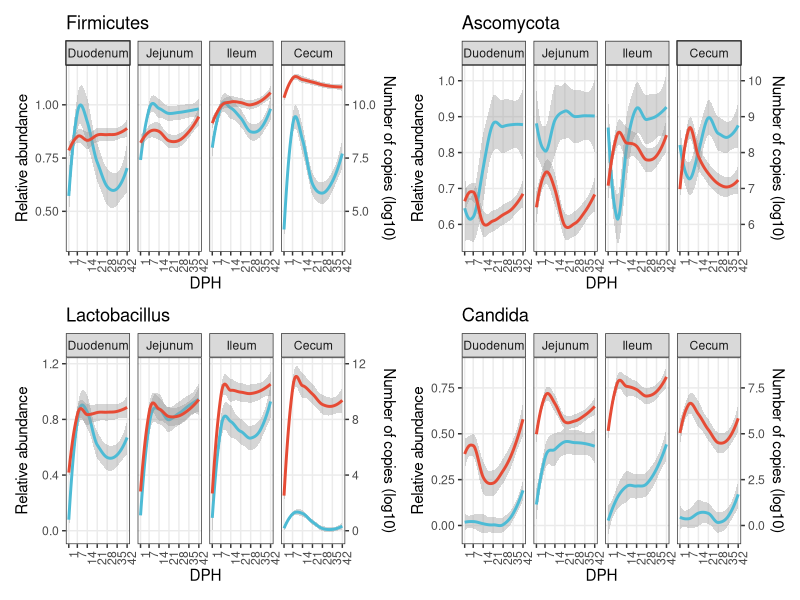

R code for this plot: (Note: a time limit stopped this script after it produced the figure.)
## ---- chunk 1
rm(list = ls())
library(openxlsx)
library(dplyr)
library(tibble)
library(reshape2)
library(ggplot2)
library(patchwork)
library(vegan)
## ---- chunk 2
ab_temp <- read.xlsx('../Data/01qpcr/01data_for_quantitive.xlsx',sheet = 2)
raw_16S <- read.csv('../Data/02micro/16S/level-2.csv')
format_16S <- raw_16S %>%
  remove_rownames %>% 
  column_to_rownames(var="index") %>%
  mutate(sum = rowSums(across(where(is.numeric)))) %>%
  select(-c('D_0__Archaea.D_1__Euryarchaeota')) %>%
  mutate(across(D_0__Bacteria.D_1__Acidobacteria:D_0__Bacteria.D_1__Zixibacteria, ~ . / sum)) %>%
  select(-c('sum')) %>%
  setNames(gsub("D_0__Bacteria.D_1__", "", names(.))) %>%
  mutate(DPH = rep(c(1,4,7,14,21,28,35,42),each = 40)) %>%
  mutate(Group1 = factor(Group1, levels = c('Duodenum','Jejunum','Ileum','Cecum'))) %>%
  select(c('Firmicutes','DPH','Group1')) 

raw_ITS <- read.csv('../Data/02micro/ITS/level-2.csv')
format_ITS <- raw_ITS %>%
  remove_rownames %>% 
  column_to_rownames(var="index") %>%
  mutate(sum = rowSums(across(where(is.numeric)))) %>%
  select(-c('k__Fungi.p__unidentified')) %>%
  mutate(across(k__Fungi.p__Ascomycota:k__Fungi.p__Rozellomycota, ~ . / sum)) %>%
  select(-c('sum')) %>%
  setNames(gsub("k__Fungi.p__", "", names(.))) %>%
  mutate(DPH = rep(c(1,4,7,14,21,28,35,42),each = 40)) %>%
  mutate(Group1 = factor(Group1, levels = c('Duodenum','Jejunum','Ileum','Cecum'))) %>%
  select(c('Ascomycota','DPH','Group1')) 

for(i in 1:nrow(ab_temp)){
  format_16S$Firmicutes2[i] <- format_16S$Firmicutes[i] * 10^(ab_temp$`log10(16S)`[i])
  format_ITS$Ascomycota2[i] <- format_ITS$Ascomycota[i] * 10^(ab_temp$`log10(ITS)`[i])
}
f12_1 <- ggplot(format_16S, aes(x=DPH)) +
  geom_smooth(aes(y=Firmicutes),color = '#4DBBD5') +
  geom_smooth(aes(y = log10(Firmicutes2+1)/10), color = '#E64B35') + 
  facet_wrap(.~Group1,nrow = 1) +
  scale_y_continuous(name = "Relative abundance", sec.axis = sec_axis(~.*10, name="Number of copies (log10)"))+
  theme_bw() +
  theme(axis.text.x = element_text(angle = 90, vjust = 1, hjust = 1),
        panel.grid.minor = element_line(color = NA)) +
  ggtitle('Firmicutes') +
  scale_x_continuous(breaks = c(1,7,14,21,28,35,42)) 
f12_2 <- ggplot(format_ITS, aes(x=DPH)) +
  geom_smooth(aes(y=Ascomycota),color = '#4DBBD5') +
  geom_smooth(aes(y = log10(Ascomycota2+1)/10), color = '#E64B35') + 
  facet_wrap(.~Group1,nrow = 1) +
  scale_y_continuous(
    name = "Relative abundance", 
    sec.axis = sec_axis(~.*10, name="Number of copies (log10)"))+
  theme_bw() +
  theme(axis.text.x = element_text(angle = 90, vjust = 1, hjust = 1),
        panel.grid.minor = element_line(color = NA),
        legend.position = 'none') +
  ggtitle('Ascomycota') +
  scale_x_continuous(breaks = c(1,7,14,21,28,35,42)) 
raw_16S_L6 <- read.csv('../Data/02micro/16S/level-6_no_archaea.csv')
format_16S_L6 <- raw_16S_L6 %>%
  remove_rownames %>% 
  column_to_rownames(var="index") %>%
  mutate(sum = rowSums(across(where(is.numeric)))) %>%
  mutate(across(Granulicella:uncultured.bacterium.40, ~ . / sum)) %>%
  select(-c('sum')) %>%
  mutate(DPH = rep(c(1,4,7,14,21,28,35,42), each = 40)) %>%
  mutate(Group1 = factor(Group1, levels = c('Duodenum','Jejunum','Ileum','Cecum'))) %>%
  select(c('Lactobacillus','DPH','Group1'))

raw_ITS_L6 <- read.csv('../Data/02micro/ITS/level-6_for_bar.csv')
format_ITS_L6 <- raw_ITS_L6 %>%
  remove_rownames %>% 
  column_to_rownames(var="X") %>%
  mutate(sum = rowSums(across(where(is.numeric)))) %>%
  mutate(across(X__:unidentified.53, ~ . / sum)) %>%
  select(-c('sum')) %>%
  mutate(DPH = rep(c(1,4,7,14,21,28,35,42), each = 40)) %>%
  mutate(Group1 = factor(Group1, levels = c('Duodenum','Jejunum','Ileum','Cecum'))) %>%
  select(c('Candida','DPH','Group1'))

for(i in 1:nrow(ab_temp)){
  format_16S_L6$Lactobacillus2[i] <- format_16S_L6$Lactobacillus[i] * 10^(ab_temp$`log10(16S)`[i])
  format_ITS_L6$Candida2[i] <- format_ITS_L6$Candida[i] * 10^(ab_temp$`log10(ITS)`[i])
}

f12_3 <- ggplot(format_16S_L6, aes(x=DPH)) +
  geom_smooth(aes(y=Lactobacillus),color = '#4DBBD5') +
  geom_smooth(aes(y = log10(Lactobacillus2+1)/10), color = '#E64B35') + 
  facet_wrap(.~Group1,nrow = 1) +
  scale_y_continuous(name = "Relative abundance", sec.axis = sec_axis(~.*10, name="Number of copies (log10)"))+
  theme_bw() +
  theme(axis.text.x = element_text(angle = 90, vjust = 1, hjust = 1),
        panel.grid.minor = element_line(color = NA)) +
  ggtitle('Lactobacillus') +
  scale_x_continuous(breaks = c(1,7,14,21,28,35,42)) 

f12_4 <- ggplot(format_ITS_L6, aes(x=DPH)) +
  geom_smooth(aes(y=Candida),color = '#4DBBD5') +
  geom_smooth(aes(y = log10(Candida2+1)/10), color = '#E64B35') + 
  facet_wrap(.~Group1,nrow = 1) +
  scale_y_continuous(name = "Relative abundance", sec.axis = sec_axis(~.*10, name="Number of copies (log10)"))+
  theme_bw() +
  theme(axis.text.x = element_text(angle = 90, vjust = 1, hjust = 1),
        panel.grid.minor = element_line(color = NA)) +
  ggtitle('Candida') +
  scale_x_continuous(breaks = c(1,7,14,21,28,35,42)) 

f12_1 + f12_2 + f12_3 + f12_4 + plot_layout(nrow = 2)
## ---- chunk 3
raw_16S_L6 <- read.csv('../Data/02micro/16S/level-6_no_archaea.csv')
raw_ITS_L6 <- read.csv('../Data/02micro/ITS/level-6_for_bar.csv')
format_16S_L6 <- raw_16S_L6 %>%
  remove_rownames %>% 
  column_to_rownames(var="index") %>%
  mutate(sum = rowSums(across(where(is.numeric)))) %>%
  mutate(across(Granulicella:uncultured.bacterium.40, ~ . / sum)) %>%
  select(-c('sum')) %>%
  mutate(Group1 = factor(Group1, levels = c('Duodenum','Jejunum','Ileum','Cecum'))) %>%
  select(-c('Group2'))

format_ITS_L6 <- raw_ITS_L6 %>%
  remove_rownames %>% 
  column_to_rownames(var="X") %>%
  mutate(sum = rowSums(across(where(is.numeric)))) %>%
  mutate(across(X__:unidentified.53, ~ . / sum)) %>%
  select(-c('sum')) %>%
  mutate(Group1 = factor(Group1, levels = c('Duodenum','Jejunum','Ileum','Cecum'))) %>%
  select(-c('Group2'))

format_16S_L6_AA <- format_16S_L6
format_ITS_L6_AA <- format_ITS_L6

for(i in 1:nrow(ab_temp)){
  format_16S_L6_AA[i,1:529] <- format_16S_L6[i,1:529] * 10^(ab_temp$`log10(16S)`[i])
  format_ITS_L6_AA[i,1:603] <- format_ITS_L6[i,1:603] * 10^(ab_temp$`log10(ITS)`[i])
}

dist_16S_RA <- vegdist(format_16S_L6[,1:529])
dist_ITS_RA <- vegdist(format_ITS_L6[,1:603])
dist_16S_AA <- vegdist(format_16S_L6_AA[,1:529])
dist_ITS_AA <- vegdist(format_ITS_L6_AA[,1:603])
PA_16S <- procrustes(dist_16S_AA,dist_16S_RA)
PA_ITS <- procrustes(dist_ITS_AA,dist_ITS_RA)
residual_16S <- data.frame(residuals(PA_16S))
residual_ITS <- data.frame(residuals(PA_ITS))

PA_16S_XY <- data.frame(AA_x = PA_16S$X[,1], AA_y = PA_16S$X[,2],
                        RA_x = PA_16S$Yrot[,1], RA_y = PA_16S$Yrot[,2])
PA_ITS_XY <- data.frame(AA_x = PA_ITS$X[,1], AA_y = PA_ITS$X[,2],
                        RA_x = PA_ITS$Yrot[,1], RA_y = PA_ITS$Yrot[,2])

protest(dist_16S_AA,dist_16S_RA)

protest(dist_ITS_AA,dist_ITS_RA)

f13_1 <- ggplot(PA_16S_XY) +
  geom_segment(aes(x = RA_x, y = RA_y, xend = AA_x, yend = AA_y, color = 'gray'), alpha = 0.3) +
  geom_point(aes(x = RA_x, y = RA_y, color = '#4DBBD5')) +
  geom_point(aes(x = AA_x, y = AA_y, color = '#E64B35')) +
  theme_bw() +
  xlab('PCoA 1') + 
  ylab('PCoA 2') +
  theme(panel.grid.major=element_line(colour=NA),panel.grid.minor = element_line(colour=NA),
        legend.position = c(0.2,0.3)) +
  annotate('text', x = -0.7, y = -0.25, label = 'P = 0.001\nCorrelation = 0.622') +
  scale_color_manual(name = 'Method',values = c('#4DBBD5','#E64B35','gray')) + 
  ggtitle('Bacteria') 
f13_2 <- ggplot(PA_ITS_XY) +
  geom_segment(aes(x = RA_x, y = RA_y, xend = AA_x, yend = AA_y, color = 'gray'), alpha = 0.3) +
  geom_point(aes(x = RA_x, y = RA_y, color = '#4DBBD5')) +
  geom_point(aes(x = AA_x, y = AA_y, color = '#E64B35')) +
  theme_bw() +
  xlab('PCoA 1') + 
  ylab('PCoA 2') +
  theme(panel.grid.major=element_line(colour=NA),panel.grid.minor = element_line(colour=NA),
        legend.position = c(0.2,0.3))  +
  scale_color_manual(name = 'Method',values = c('#4DBBD5','#E64B35','gray')) +
  annotate('text', x = -0.6, y = 0, label = 'P = 0.001\nCorrelation = 0.459') +
  ggtitle('Fungi')

dph <- rep(c(1,4,7,14,21,28,35,42), each = 40)
set.seed(1234)
adonis(format_16S_L6[,1:529]~ format_16S_L6$Group1 + dph )
set.seed(1234)
adonis(format_16S_L6_AA[,1:529]~ format_16S_L6_AA$Group1 + dph)

set.seed(1234)
adonis(format_ITS_L6[,1:603] ~ format_ITS_L6$Group1 + dph)
set.seed(1234)
adonis(format_ITS_L6_AA[,1:603] ~ format_ITS_L6_AA$Group1 + dph)
explains = data.frame(Method = c('RA','AA','RA','AA'),
                      Individual = c(0.31110,0.21089,0.29979,0.24770) * 100,
                      Segment = c(0.32671,0.27479,0.18011,0.11674) * 100,
                      DPH = c(0.08565,0.03220,0.07234,0.02779) * 100,
                      Kingdom = c('Bacteria','Bacteria','Fungi','Fungi')) 

exp_melt <- melt(explains)
colnames(exp_melt)[3:4] <- c('Factor','Explanation') 
exp_melt$Factor <- factor(exp_melt$Factor, levels = c('Individual', 'Segment', 'DPH'))
f13_3 <- ggplot(exp_melt, aes(x = Factor, y = Explanation, fill = Method)) +
  geom_bar(stat = 'identity', position = 'dodge') +
  scale_fill_manual(values = c('#E64B35','#4DBBD5')) +
  theme_bw() +
  theme(panel.grid.major=element_line(colour=NA),panel.grid.minor = element_line(colour=NA),
        axis.text.x = element_text(angle = 45, vjust = 1, hjust = 1)) +
  ylab('Explanation (%)') +
  facet_wrap(.~Kingdom)

f13_1 + f13_2 + f13_3
## ---- chunk 4
Genus_16S_RA_ID <- read.table('../Data/02micro/output/L6_RA_16S.csv',header = T,sep = ',',row.names = 1)%>%
  colSums()
Genus_16S_RA0 <- read.table('../Data/02micro/output/L6_RA_16S.csv',header = T,sep = ',',row.names = 1) 
Genus_16S_RA <- Genus_16S_RA0[,Genus_16S_RA_ID>0.001*280]
Genus_16S_AA0 <- read.table('../Data/02micro/output/L6_AA_16S.csv',header = T,sep = ',',row.names = 1)
Genus_16S_AA <- Genus_16S_AA0[,Genus_16S_RA_ID>0.001*280]
Genus_16S_AA$Seg <- c(rep(c('Cecum','Duodenum','Ileum','Jejunum'),80))
Genus_16S_RA$Seg <- c(rep(c('Cecum','Duodenum','Ileum','Jejunum'),80))
rm(Genus_16S_RA_ID)
rm(Genus_16S_AA0)
rm(Genus_16S_RA0)
taxa_16S <- colnames(Genus_16S_RA)[1:58]
colnames(Genus_16S_AA)[1:58] <- colnames(Genus_16S_RA)[1:58] <- paste0('Genus',1:58)
Genus_16S_RA_C <- Genus_16S_RA[Genus_16S_RA$Seg=='Cecum',] %>%
  select(-c('Seg'))
Genus_16S_RA_D <- Genus_16S_RA[Genus_16S_RA$Seg=='Duodenum',] %>%
  select(-c('Seg'))
Genus_16S_RA_I <- Genus_16S_RA[Genus_16S_RA$Seg=='Ileum',] %>%
  select(-c('Seg'))
Genus_16S_RA_J <- Genus_16S_RA[Genus_16S_RA$Seg=='Jejunum',] %>%
  select(-c('Seg'))
Genus_16S_AA_C <- Genus_16S_AA[Genus_16S_AA$Seg=='Cecum',] %>%
  select(-c('Seg'))
Genus_16S_AA_D <- Genus_16S_AA[Genus_16S_AA$Seg=='Duodenum',] %>%
  select(-c('Seg'))
Genus_16S_AA_I <- Genus_16S_AA[Genus_16S_AA$Seg=='Ileum',] %>%
  select(-c('Seg'))
Genus_16S_AA_J <- Genus_16S_AA[Genus_16S_AA$Seg=='Jejunum',] %>%
  select(-c('Seg'))

# Define a function to create the matrix of correlation 
ab_2_cor <- function(x_RA, y_AA){
  p_RA <- matrix(, nrow = ncol(x_RA), ncol = ncol(x_RA))
  cor_RA <- matrix(, nrow = ncol(x_RA), ncol = ncol(x_RA))
  for(i in 1:ncol(x_RA)){
    for(j in 1:ncol(x_RA)){
      p_RA[i,j] <- cor.test(x_RA[,i], x_RA[,j], method = 'spearman')$p.value
      cor_RA[i,j] <- cor.test(x_RA[,i], x_RA[,j], method = 'spearman')$estimate
    }
  }
  cor_RA[is.na(cor_RA)] <- 0
  colnames(p_RA) <- rownames(p_RA) <- colnames(cor_RA) <- rownames(cor_RA) <- paste0('G',1:ncol(x_RA))
  
  p_AA <- matrix(, nrow = ncol(y_AA), ncol = ncol(y_AA))
  cor_AA <- matrix(, nrow = ncol(y_AA), ncol = ncol(y_AA))
  for(i in 1:ncol(y_AA)){
    for(j in 1:ncol(y_AA)){
      p_AA[i,j] <- cor.test(y_AA[,i], y_AA[,j], method = 'spearman')$p.value
      cor_AA[i,j] <- cor.test(y_AA[,i], y_AA[,j], method = 'spearman')$estimate
    }
  }
  colnames(p_AA) <- rownames(p_AA) <- colnames(cor_AA) <- rownames(cor_AA) <- paste0('G',1:ncol(y_AA))
  ind_RA <- which(lower.tri(cor_RA, diag = F), arr.ind = TRUE)
  Col_RA = dimnames(cor_RA)[[2]][ind_RA[,2]]
  Row_RA = dimnames(cor_RA)[[1]][ind_RA[,1]]
  Cor_RA = cor_RA[ind_RA]
  Pva_RA = p_RA[ind_RA]
  Q_RA = p.adjust(Pva_RA, method = 'BH')
  Cor_RA[Q_RA >= 0.05] <- 0
  out_RA <- data.frame(Col_RA,Row_RA,Cor_RA)
  
  ind_AA <- which(upper.tri(cor_AA, diag = F), arr.ind = TRUE)
  Col_AA = dimnames(cor_AA)[[2]][ind_AA[,2]]
  Row_AA = dimnames(cor_AA)[[1]][ind_AA[,1]]
  Cor_AA = cor_AA[ind_AA]
  Pva_AA = p_AA[ind_AA]
  Q_AA = p.adjust(Pva_AA, method = 'BH')
  Cor_AA[Q_AA >= 0.05] <- 0
  out_AA <- data.frame(Col_AA,Row_AA,Cor_AA)
  colnames(out_RA) <- colnames(out_AA) <- c('Col','Row','Cor')
  out_RA$Cat <- 'RA'
  out_AA$Cat <- 'AA'
  return(rbind(out_RA, out_AA))
}
Cecum <- ab_2_cor(Genus_16S_RA_C, Genus_16S_AA_C)
Cecum$Row <- factor(Cecum$Row, levels = paste0('G',1:58))
Cecum$Col <- factor(Cecum$Col, levels = paste0('G',1:58))
f14_C <- ggplot(Cecum, aes(x = Col, y = Row, color = Cor)) +
  geom_point(aes(size = abs(Cor))) +
  theme_bw() +
  theme(axis.text.x = element_blank(),axis.text.y = element_blank(),axis.ticks = element_blank(),
        panel.grid.major = element_line(color = NA), panel.grid.minor = element_line(color = NA)) +
  scale_color_gradient2(low="#3C5488", mid="white", high="#E64B35", midpoint=0)  +
  scale_size(range=c(0,2),
             breaks=c(0,0.25,0.5,0.75,1),
             labels=c("0","0.25","0.50","0.75","1.00"),
             name = "",
             guide="legend") +
  guides(size = 'none') +
  xlab('Absolute abundance') +
  ylab('Relative abundance') +
  ggtitle('Cecum')
Ileum <- ab_2_cor(Genus_16S_RA_I, Genus_16S_AA_I)
Ileum$Row <- factor(Ileum$Row, levels = paste0('G',1:58))
Ileum$Col <- factor(Ileum$Col, levels = paste0('G',1:58))
f14_I <- ggplot(Ileum, aes(x = Col, y = Row, color = Cor)) +
  geom_point(aes(size = abs(Cor))) +
  theme_bw() +
  theme(axis.text.x = element_blank(),axis.text.y = element_blank(),axis.ticks = element_blank(),
        panel.grid.major = element_line(color = NA), panel.grid.minor = element_line(color = NA)) +
  scale_color_gradient2(low="#3C5488", mid="white", high="#E64B35", midpoint=0)  +
  scale_size(range=c(0,2),
             breaks=c(0,0.25,0.5,0.75,1),
             labels=c("0","0.25","0.50","0.75","1.00"),
             name = "",
             guide="legend") +
  guides(size = 'none') +
  xlab('Absolute abundance') +
  ylab('Relative abundance') +
  ggtitle('Ileum')
Duodenum <- ab_2_cor(Genus_16S_RA_D, Genus_16S_AA_D)
Duodenum$Row <- factor(Duodenum$Row, levels = paste0('G',1:58))
Duodenum$Col <- factor(Duodenum$Col, levels = paste0('G',1:58))
f14_D <- ggplot(Duodenum, aes(x = Col, y = Row, color = Cor)) +
  geom_point(aes(size = abs(Cor))) +
  theme_bw() +
  theme(axis.text.x = element_blank(),axis.text.y = element_blank(),axis.ticks = element_blank(),
        panel.grid.major = element_line(color = NA), panel.grid.minor = element_line(color = NA)) +
  scale_color_gradient2(low="#3C5488", mid="white", high="#E64B35", midpoint=0)  +
  scale_size(range=c(0,2),
             breaks=c(0,0.25,0.5,0.75,1),
             labels=c("0","0.25","0.50","0.75","1.00"),
             name = "",
             guide="legend") +
  guides(size = 'none') +
  xlab('Absolute abundance') +
  ylab('Relative abundance') +
  ggtitle('Duodenum')

Jejunum <- ab_2_cor(Genus_16S_RA_J, Genus_16S_AA_J)
Jejunum$Row <- factor(Jejunum$Row, levels = paste0('G',1:58))
Jejunum$Col <- factor(Jejunum$Col, levels = paste0('G',1:58))
f14_J <- ggplot(Jejunum, aes(x = Col, y = Row, color = Cor)) +
  geom_point(aes(size = abs(Cor))) +
  theme_bw() +
  theme(axis.text.x = element_blank(),axis.text.y = element_blank(),axis.ticks = element_blank(),
        panel.grid.major = element_line(color = NA), panel.grid.minor = element_line(color = NA)) +
  scale_color_gradient2(low="#3C5488", mid="white", high="#E64B35", midpoint=0)  +
  scale_size(range=c(0,2),
             breaks=c(0,0.25,0.5,0.75,1),
             labels=c("0","0.25","0.50","0.75","1.00"),
             name = "",
             guide="legend") +
  guides(size = 'none') +
  xlab('Absolute abundance') +
  ylab('Relative abundance') +
  ggtitle('Jejunum')

cor2confusion <- function(correlation){
  CR1 <- correlation[correlation$Cat=='RA',]
  CR2 <- correlation[correlation$Cat=='AA',]
  CR1$Cat2 <- paste(CR1$Col,CR1$Row,sep = '-')
  CR1_1 <- CR1[,c(3,5)]
  CR2$Cat2 <- paste(CR2$Row,CR2$Col,sep = '-')
  CR2_1 <- CR2[,c(3,5)]
  colnames(CR1_1) <- c('CRA','Cat_R')
  colnames(CR2_1) <- c('CAA','Cat_A')
  CR_all <- merge(CR1_1,CR2_1,by.x = 'Cat_R',by.y = 'Cat_A')
  CR_all$CRA[CR_all$CRA>0] <- 'Pos'
  CR_all$CAA[CR_all$CAA>0] <- 'Pos'
  CR_all$CRA[CR_all$CRA<0] <- 'Neg'
  CR_all$CAA[CR_all$CAA<0] <- 'Neg'
  CR_all$CRA[CR_all$CRA==0] <- 'NS'
  CR_all$CAA[CR_all$CAA==0] <- 'NS'
  print(table(CR_all$CRA))
  print(table(CR_all$CAA))
  CR_final <- melt(table(CR_all$CRA,CR_all$CAA))
  colnames(CR_final) <- c("RA","AA",'Number')
  CR_final$Ratio <- round(CR_final$Number/sum(CR_final$Number) * 100, 1)
  CR_final$Cons[CR_final$RA=='Pos'&CR_final$AA=='Pos'] <- 'Consist'
  CR_final$Cons[CR_final$RA=='Neg'&CR_final$AA=='Neg'] <- 'Consist'
  CR_final$Cons[CR_final$RA=='NS'&CR_final$AA=='NS'] <- 'Consist'
  CR_final$Cons[is.na(CR_final$Cons)] <- 'Diff'
  return(CR_final[,c(1,2,4,5)])
}

Genus_ITS_RA_ID <- read.table('../Data/02micro/output/L6_RA_ITS.csv',header = T,sep = ',',row.names = 1)%>%
  colSums()
Genus_ITS_RA0 <- read.table('../Data/02micro/output/L6_RA_ITS.csv',header = T,sep = ',',row.names = 1) 
Genus_ITS_RA <- Genus_ITS_RA0[,Genus_ITS_RA_ID>0.001*280]
Genus_ITS_AA0 <- read.table('../Data/02micro/output/L6_AA_ITS.csv',header = T,sep = ',',row.names = 1)
Genus_ITS_AA <- Genus_ITS_AA0[,Genus_ITS_RA_ID>0.001*280]
Genus_ITS_AA$Seg <- c(rep(c('Cecum','Duodenum','Ileum','Jejunum'),80))
Genus_ITS_RA$Seg <- c(rep(c('Cecum','Duodenum','Ileum','Jejunum'),80))
taxa_ITS <- colnames(Genus_ITS_RA)[1:82]
colnames(Genus_ITS_AA)[1:82] <- colnames(Genus_ITS_RA)[1:82] <- paste0('Genus',1:82)

Genus_ITS_RA_C <- Genus_ITS_RA[Genus_ITS_RA$Seg=='Cecum',] %>%
  select(-c('Seg'))
Genus_ITS_RA_D <- Genus_ITS_RA[Genus_ITS_RA$Seg=='Duodenum',] %>%
  select(-c('Seg'))
Genus_ITS_RA_I <- Genus_ITS_RA[Genus_ITS_RA$Seg=='Ileum',] %>%
  select(-c('Seg'))
Genus_ITS_RA_J <- Genus_ITS_RA[Genus_ITS_RA$Seg=='Jejunum',] %>%
  select(-c('Seg'))
Genus_ITS_AA_C <- Genus_ITS_AA[Genus_ITS_AA$Seg=='Cecum',] %>%
  select(-c('Seg'))
Genus_ITS_AA_D <- Genus_ITS_AA[Genus_ITS_AA$Seg=='Duodenum',] %>%
  select(-c('Seg'))
Genus_ITS_AA_I <- Genus_ITS_AA[Genus_ITS_AA$Seg=='Ileum',] %>%
  select(-c('Seg'))
Genus_ITS_AA_J <- Genus_ITS_AA[Genus_ITS_AA$Seg=='Jejunum',] %>%
  select(-c('Seg'))

Cecum_ITS <- ab_2_cor(Genus_ITS_RA_C, Genus_ITS_AA_C)
Cecum_ITS[is.na(Cecum_ITS)] <- 0
Cecum_ITS$Row <- factor(Cecum_ITS$Row, levels = paste0('G',1:82))
Cecum_ITS$Col <- factor(Cecum_ITS$Col, levels = paste0('G',1:82))
p15_C <- ggplot(Cecum_ITS, aes(x = Col, y = Row, color = Cor)) +
  geom_point(aes(size = abs(Cor))) +
  theme_bw() +
  theme(axis.text.x = element_blank(),axis.text.y = element_blank(),axis.ticks = element_blank(),
        panel.grid.major = element_line(color = NA), panel.grid.minor = element_line(color = NA)) +
  scale_color_gradient2(low="#3C5488", mid="white", high="#E64B35", midpoint=0)  +
  scale_size(range=c(0,2),
             breaks=c(0,0.25,0.5,0.75,1),
             labels=c("0","0.25","0.50","0.75","1.00"),
             name = "",
             guide="legend") +
  guides(size = 'none') +
  xlab('Absolute abundance') +
  ylab('Relative abundance') +
  ggtitle('Cecum')

Ileum_ITS <- ab_2_cor(Genus_ITS_RA_I, Genus_ITS_AA_I)
Ileum_ITS[is.na(Ileum_ITS)] <- 0

Ileum_ITS$Row <- factor(Ileum_ITS$Row, levels = paste0('G',1:82))
Ileum_ITS$Col <- factor(Ileum_ITS$Col, levels = paste0('G',1:82))
p15_I <- ggplot(Ileum_ITS, aes(x = Col, y = Row, color = Cor)) +
  geom_point(aes(size = abs(Cor))) +
  theme_bw() +
  theme(axis.text.x = element_blank(),axis.text.y = element_blank(),axis.ticks = element_blank(),
        panel.grid.major = element_line(color = NA), panel.grid.minor = element_line(color = NA)) +
  scale_color_gradient2(low="#3C5488", mid="white", high="#E64B35", midpoint=0)  +
  scale_size(range=c(0,2),
             breaks=c(0,0.25,0.5,0.75,1),
             labels=c("0","0.25","0.50","0.75","1.00"),
             name = "",
             guide="legend") +
  guides(size = 'none') +
  xlab('Absolute abundance') +
  ylab('Relative abundance') +
  ggtitle('Ileum')

p15_I
Duodenum_ITS <- ab_2_cor(Genus_ITS_RA_D, Genus_ITS_AA_D)
Duodenum_ITS[is.na(Duodenum_ITS)] <- 0

Duodenum_ITS$Row <- factor(Duodenum_ITS$Row, levels = paste0('G',1:82))
Duodenum_ITS$Col <- factor(Duodenum_ITS$Col, levels = paste0('G',1:82))
p15_D <- ggplot(Duodenum_ITS, aes(x = Col, y = Row, color = Cor)) +
  geom_point(aes(size = abs(Cor))) +
  theme_bw() +
  theme(axis.text.x = element_blank(),axis.text.y = element_blank(),axis.ticks = element_blank(),
        panel.grid.major = element_line(color = NA), panel.grid.minor = element_line(color = NA)) +
  scale_color_gradient2(low="#3C5488", mid="white", high="#E64B35", midpoint=0)  +
  scale_size(range=c(0,2),
             breaks=c(0,0.25,0.5,0.75,1),
             labels=c("0","0.25","0.50","0.75","1.00"),
             name = "",
             guide="legend") +
  guides(size = 'none') +
  xlab('Absolute abundance') +
  ylab('Relative abundance') +
  ggtitle('Duodenum')
Jejunum_ITS <- ab_2_cor(Genus_ITS_RA_J, Genus_ITS_AA_J)
Jejunum_ITS[is.na(Jejunum_ITS)] <- 0
Jejunum_ITS$Row <- factor(Jejunum_ITS$Row, levels = paste0('G',1:82))
Jejunum_ITS$Col <- factor(Jejunum_ITS$Col, levels = paste0('G',1:82))
p15_J <- ggplot(Jejunum_ITS, aes(x = Col, y = Row, color = Cor)) +
  geom_point(aes(size = abs(Cor))) +
  theme_bw() +
  theme(axis.text.x = element_blank(),axis.text.y = element_blank(),axis.ticks = element_blank(),
        panel.grid.major = element_line(color = NA), panel.grid.minor = element_line(color = NA)) +
  scale_color_gradient2(low="#3C5488", mid="white", high="#E64B35", midpoint=0)  +
  scale_size(range=c(0,2),
             breaks=c(0,0.25,0.5,0.75,1),
             labels=c("0","0.25","0.50","0.75","1.00"),
             name = "",
             guide="legend") +
  guides(size = 'none') +
  xlab('Absolute abundance') +
  ylab('Relative abundance') +
  ggtitle('Jejunum')

f14_D + f14_J + f14_I + f14_C  + p15_D + p15_J + p15_I + p15_C + plot_layout(nrow = 4)
## ---- chunk 5
confu_C <- cor2confusion(Cecum)
confu_D <- cor2confusion(Duodenum) # AA Neg
confu_I <- cor2confusion(Ileum) # AA Neg
confu_J <- cor2confusion(Jejunum) 
confu_C_ITS <- cor2confusion(Cecum_ITS)
confu_D_ITS <- cor2confusion(Duodenum_ITS)
confu_I_ITS <- cor2confusion(Ileum_ITS) # AA Neg
confu_J_ITS <- cor2confusion(Jejunum_ITS) # AA Neg
add_confu <- data.frame(RA = c('Pos','Neg','NS'),
                        AA = c('Neg','Neg','Neg'),
                        Ratio = c(0.0,0.0,0.0),
                        Cons = c('Diff','Consist','Diff'))
confu_D <- rbind(confu_D, add_confu)
confu_I <- rbind(confu_I, add_confu)
confu_I_ITS <- rbind(confu_I_ITS, add_confu)
confu_J_ITS <- rbind(confu_J_ITS, add_confu)

relevel_matrix <- function(confusion_matrix){
  confusion_matrix$RA <- factor(confusion_matrix$RA, levels = c('Pos','Neg','NS'))
  confusion_matrix$AA <- factor(confusion_matrix$AA, levels = c('NS','Neg','Pos'))
  return(confusion_matrix)
}
confu_D <- relevel_matrix(confu_D)
confu_J <- relevel_matrix(confu_J)
confu_I <- relevel_matrix(confu_I)
confu_C <- relevel_matrix(confu_C)
confu_D_ITS <- relevel_matrix(confu_D_ITS)
confu_J_ITS <- relevel_matrix(confu_J_ITS)
confu_I_ITS <- relevel_matrix(confu_I_ITS)
confu_C_ITS <- relevel_matrix(confu_C_ITS)

p16_1 <- ggplot(confu_D,aes(x = RA, y = AA)) +
  geom_tile(aes(fill = Cons)) +
  geom_text(aes(label = Ratio,size = 4)) +
  theme_bw() + 
  theme(legend.position = 'none',panel.grid.major = element_line(color = NA), 
        panel.grid.minor = element_line(color = NA),panel.border = element_blank(),
        axis.ticks = element_blank()) +
  scale_fill_manual(values = c('#E64B35','#4DBBD5')) +
  xlab('Relative abundance') + ylab('Absolute abundance') +
  ggtitle('Duodenum') + scale_x_discrete(position = "top")
p16_2 <- ggplot(confu_J,aes(x = RA, y = AA)) +
  geom_tile(aes(fill = Cons)) +
  geom_text(aes(label = Ratio,size = 4)) +
  theme_bw() + 
  theme(legend.position = 'none',panel.grid.major = element_line(color = NA), 
        panel.grid.minor = element_line(color = NA),panel.border = element_blank(),
        axis.ticks = element_blank()) +
  scale_fill_manual(values = c('#E64B35','#4DBBD5')) +
  xlab('Relative abundance') + ylab('Absolute abundance') +
  ggtitle('Jejunum') + scale_x_discrete(position = "top")
p16_3 <- ggplot(confu_I,aes(x = RA, y = AA)) +
  geom_tile(aes(fill = Cons)) +
  geom_text(aes(label = Ratio,size = 4)) +
  theme_bw() + 
  theme(legend.position = 'none',panel.grid.major = element_line(color = NA), 
        panel.grid.minor = element_line(color = NA),panel.border = element_blank(),
        axis.ticks = element_blank()) +
  scale_fill_manual(values = c('#E64B35','#4DBBD5')) +
  xlab('Relative abundance') + ylab('Absolute abundance') +
  ggtitle('Ileum') + scale_x_discrete(position = "top")
p16_4 <- ggplot(confu_C,aes(x = RA, y = AA)) +
  geom_tile(aes(fill = Cons)) +
  geom_text(aes(label = Ratio,size = 4)) +
  theme_bw() + 
  theme(legend.position = 'none',panel.grid.major = element_line(color = NA), 
        panel.grid.minor = element_line(color = NA),panel.border = element_blank(),
        axis.ticks = element_blank()) +
  scale_fill_manual(values = c('#E64B35','#4DBBD5')) +
  xlab('Relative abundance') + ylab('Absolute abundance') +
  ggtitle('Cecum') + scale_x_discrete(position = "top")
p17_1 <- ggplot(confu_D_ITS,aes(x = RA, y = AA)) +
  geom_tile(aes(fill = Cons)) +
  geom_text(aes(label = Ratio,size = 4)) +
  theme_bw() + 
  theme(legend.position = 'none',panel.grid.major = element_line(color = NA), 
        panel.grid.minor = element_line(color = NA),panel.border = element_blank(),
        axis.ticks = element_blank()) +
  scale_fill_manual(values = c('#E64B35','#4DBBD5')) +
  xlab('Relative abundance') + ylab('Absolute abundance') +
  ggtitle('Duodenum') + scale_x_discrete(position = "top")
p17_2 <- ggplot(confu_J_ITS,aes(x = RA, y = AA)) +
  geom_tile(aes(fill = Cons)) +
  geom_text(aes(label = Ratio,size = 4)) +
  theme_bw() + 
  theme(legend.position = 'none',panel.grid.major = element_line(color = NA), 
        panel.grid.minor = element_line(color = NA),panel.border = element_blank(),
        axis.ticks = element_blank()) +
  scale_fill_manual(values = c('#E64B35','#4DBBD5')) +
  xlab('Relative abundance') + ylab('Absolute abundance') +
  ggtitle('Jejunum') + scale_x_discrete(position = "top")
p17_3 <- ggplot(confu_I_ITS,aes(x = RA, y = AA)) +
  geom_tile(aes(fill = Cons)) +
  geom_text(aes(label = Ratio,size = 4)) +
  theme_bw() + 
  theme(legend.position = 'none',panel.grid.major = element_line(color = NA), 
        panel.grid.minor = element_line(color = NA),panel.border = element_blank(),
        axis.ticks = element_blank()) +
  scale_fill_manual(values = c('#E64B35','#4DBBD5')) +
  xlab('Relative abundance') + ylab('Absolute abundance') +
  ggtitle('Ileum') + scale_x_discrete(position = "top")
p17_4 <- ggplot(confu_C_ITS,aes(x = RA, y = AA)) +
  geom_tile(aes(fill = Cons)) +
  geom_text(aes(label = Ratio,size = 4)) +
  theme_bw() + 
  theme(legend.position = 'none',panel.grid.major = element_line(color = NA), 
        panel.grid.minor = element_line(color = NA),panel.border = element_blank(),
        axis.ticks = element_blank()) +
  scale_fill_manual(values = c('#E64B35','#4DBBD5')) +
  xlab('Relative abundance') + ylab('Absolute abundance') +
  ggtitle('Cecum') + 
  scale_x_discrete(position = "top") 
p16_1 + p16_2 + p16_3 + p16_4 + p17_1 + p17_2 + p17_3 + p17_4 + plot_layout(nrow = 2)
